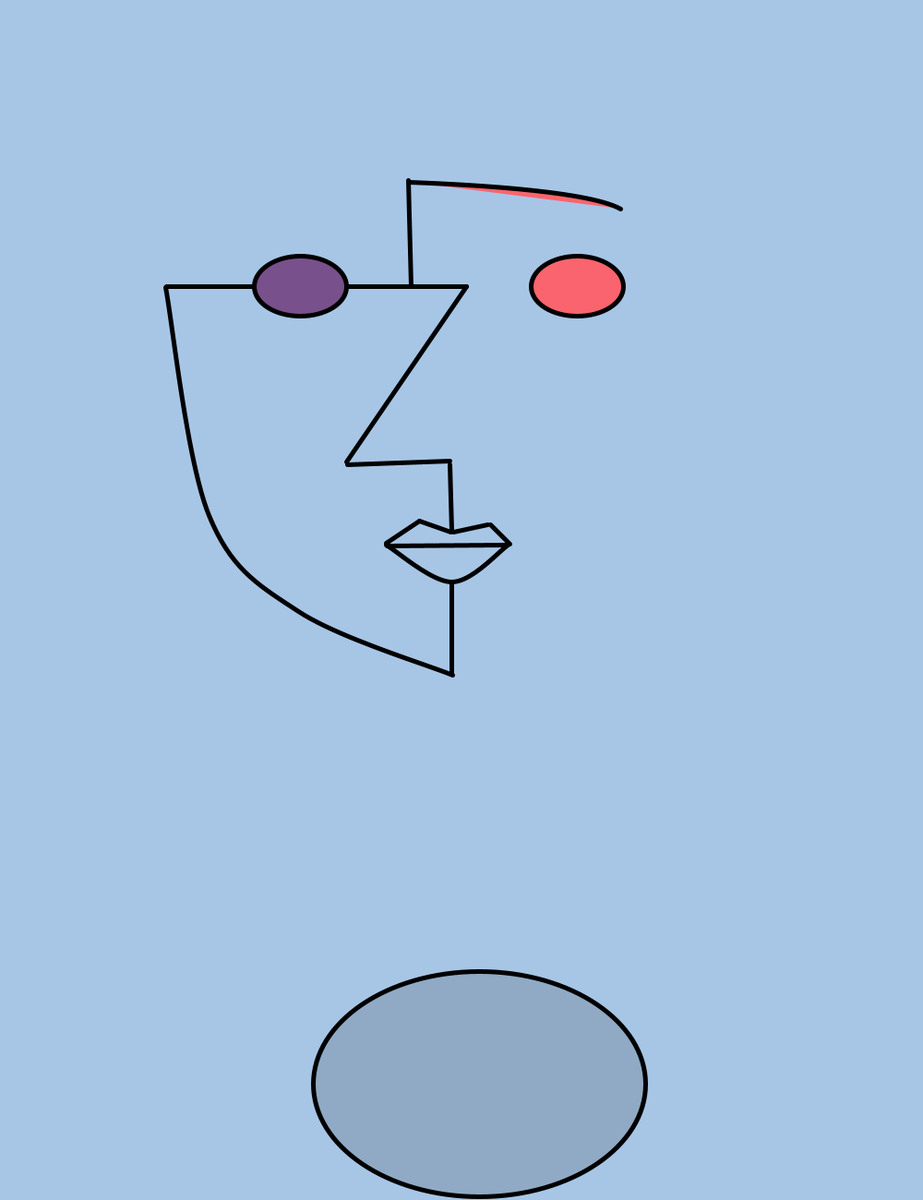
Frame 1 (no input)
Frame 60 (the mouse pressed at the canvas centre just before this capture): identical to frame 1, image omitted
Frame 120 (the mouse held since frame 60 and released just before this capture): identical to frame 1, image omitted

The Processing sketch that drew this single still picture (run headless with seeded random() and noise(); from frame 60 on, the mouse is pressed at the canvas centre):

// Processing sketch: Zarts
// ── Zarts.pde
//zoe face work in progress 
void setup(){
size(1000,1300);
background(167,198,230);
//noFill();
strokeWeight(5);
//beginShape();
line(180,310,275,310);
//left eye purple 
fill(120,80,140);
ellipse(325,310,100,65);

//endShape();
//beginShape();
line(375,310,505,310);
//nose
line(505,310,375,500);
line(376,503,487,499);
//mouth top lip
line(487,503,489,575);
line(488,576,454,564);
line(454,564,418,588);
line(491,576,528,568);
line(531,568,552,589);
line(419,591,548,590);
//mouth bottom lip curve only 
noFill();
beginShape();
curveVertex(418, 590);
curveVertex(418, 590);
curveVertex(489, 630);
curveVertex(550, 590);
curveVertex(550, 590);
endShape();

line(489,632,489,729);

//Rright eye pink
fill(250,100,110);
ellipse(625,310,100,65);

//forhead ines
line(445,310,442,195);
curve(443,217, 443 , 197 , 672 ,226 ,672,327);

//left face outline curve

noFill();
beginShape();
curveVertex(179,311);
curveVertex(179,311);
curveVertex(226,558);
curveVertex(323,662);
curveVertex(490,731);
curveVertex(490,731);


endShape();

//neck
fill(19.235,40);
ellipse(519,1174,360, 244);

}

void draw() {


}

void mouseClicked(){
 println(mouseX,mouseY);
}
